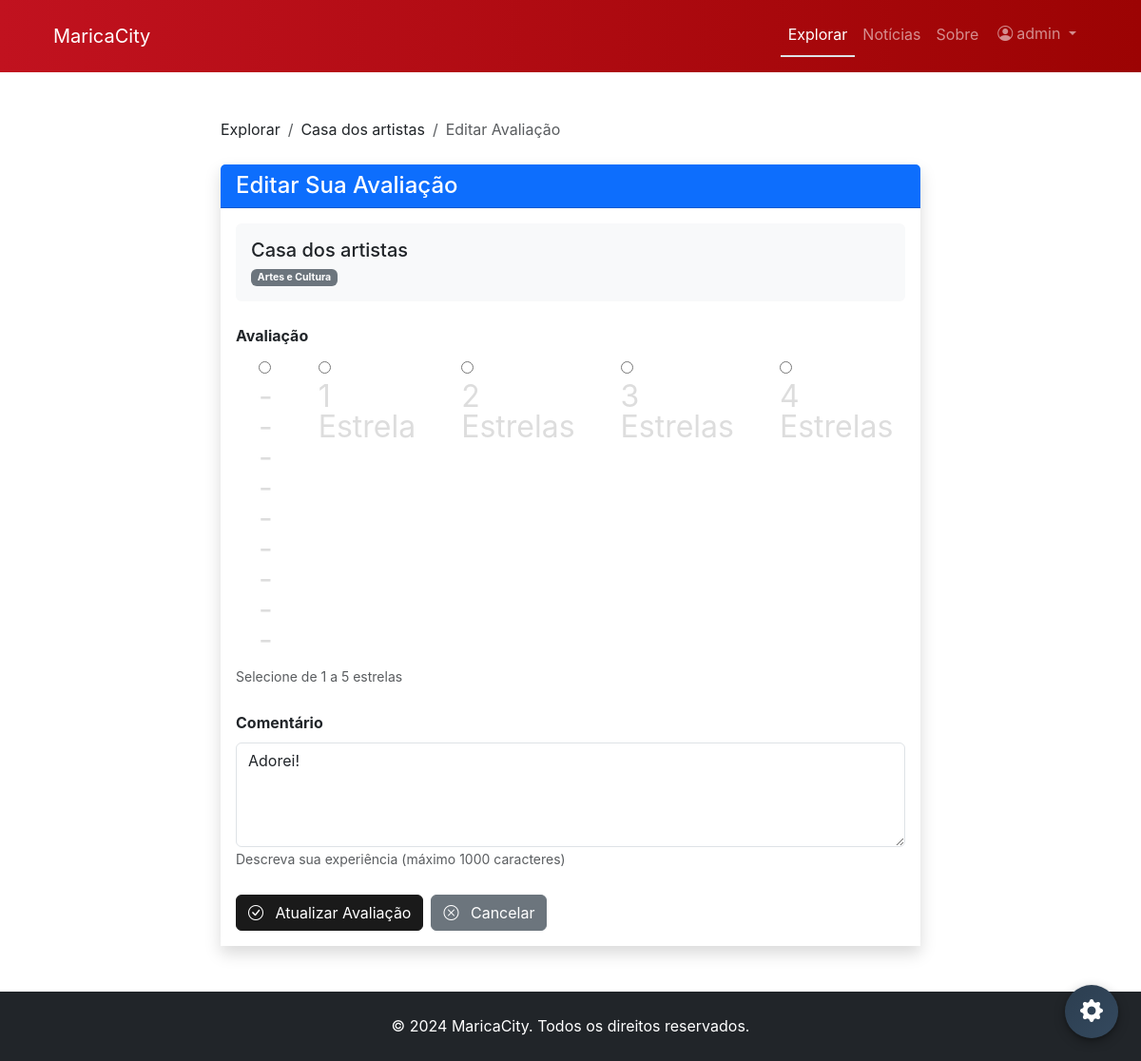
Page /explore/review/1/edit/ (signed in) on the committed database.
### apps/accounts/models.py (models this page shows, shortened)
class User(AbstractUser):
    @property
    def can_create_places(self):
        return self.is_authenticated
    @property
    def can_moderate(self):
        return self.is_staff or self.is_superuser
    class Meta:
        ordering = ["-created_at"]
        verbose_name = "Usuário"
        verbose_name_plural = "Usuários"
    bio = models.TextField(blank=True, null=True, help_text="Biografia do usuário")
    contact_phone = models.CharField(
        max_length=20, blank=True, null=True, help_text="Número de telefone de contato"
    )
    contact_email = models.EmailField(
        blank=True,
        null=True,
        help_text="E-mail de contato público (diferente do e-mail de login)",
    )
    contact_website = models.URLField(
        blank=True, null=True, help_text="Website ou URL de rede social"
    )
    created_at = models.DateTimeField(auto_now_add=True)
    updated_at = models.DateTimeField(auto_now=True)

### apps/explore/models.py (models this page shows, shortened)
class Place(models.Model):
    name = models.CharField(max_length=200, help_text="Nome do lugar")
    description = models.TextField(help_text="Descrição detalhada do lugar")
    address = models.TextField(help_text="Endereço completo do lugar")
    latitude = models.DecimalField(
        max_digits=9,
        decimal_places=6,
        null=True,
        blank=True,
        help_text="Coordenada de latitude",
    )
    longitude = models.DecimalField(
        max_digits=9,
        decimal_places=6,
        null=True,
        blank=True,
        help_text="Coordenada de longitude",
    )
    categories = models.ManyToManyField(
        Category,
        related_name="places",
        blank=True,
        help_text="Categorias às quais este lugar pertence",
    )
    created_by = models.ForeignKey(
        settings.AUTH_USER_MODEL,
        on_delete=models.CASCADE,
        related_name="places",
        help_text="Usuário que criou este lugar",
    )
    is_approved = models.BooleanField(
        default=False, help_text="Se o lugar foi aprovado pelo administrador"
    )
    is_active = models.BooleanField(
        default=True, help_text="Se o lugar está atualmente ativo"
    )
    created_at = models.DateTimeField(auto_now_add=True)
    updated_at = models.DateTimeField(auto_now=True)
    class Meta:
        ordering = ["-created_at"]
        verbose_name = "Lugar"
        verbose_name_plural = "Lugares"
        indexes = [
            models.Index(fields=["is_approved", "is_active"]),
            models.Index(fields=["-created_at"]),
        ]

class Category(models.Model):
    name = models.CharField(max_length=100, unique=True, help_text="Nome da categoria")
    slug = models.SlugField(
        max_length=100, unique=True, help_text="Identificador amigável para URL"
    )
    description = models.TextField(blank=True, help_text="Descrição da categoria")
    icon = models.CharField(
        max_length=50, blank=True, help_text="Classe do ícone ou emoji para a categoria"
    )
    is_active = models.BooleanField(
        default=True, help_text="Se a categoria está atualmente ativa"
    )
    display_order = models.IntegerField(
        default=0,
        help_text="Ordem em que a categoria aparece (números menores primeiro)",
    )
    created_at = models.DateTimeField(auto_now_add=True)
    updated_at = models.DateTimeField(auto_now=True)
    class Meta:
        ordering = ["display_order", "name"]
        verbose_name = "Categoria"
        verbose_name_plural = "Categorias"
        indexes = [
            models.Index(fields=["is_active", "display_order"]),
            models.Index(fields=["slug"]),
        ]

class PlaceReview(models.Model):
    class Meta:
        ordering = ["-created_at"]
        verbose_name = "Avaliação de Lugar"
        verbose_name_plural = "Avaliações de Lugares"
        indexes = [
            models.Index(fields=["place", "-created_at"]),
            models.Index(fields=["user", "-created_at"]),
            models.Index(fields=["rating"]),
        ]
    place = models.ForeignKey(
        Place,
        on_delete=models.CASCADE,
        related_name="reviews",
        help_text="Lugar sendo avaliado",
    )
    user = models.ForeignKey(
        settings.AUTH_USER_MODEL,
        on_delete=models.CASCADE,
        related_name="place_reviews_written",
        help_text="Usuário que escreveu a avaliação",
    )
    rating = models.IntegerField(
        choices=[
            (1, "1 Estrela"),
            (2, "2 Estrelas"),
            (3, "3 Estrelas"),
            (4, "4 Estrelas"),
            (5, "5 Estrelas"),
        ],
        help_text="Avaliação de 1 a 5 estrelas",
    )
    comment = models.TextField(
        help_text="Comentário/feedback da avaliação",
        max_length=1000,
    )
    created_at = models.DateTimeField(auto_now_add=True)
    updated_at = models.DateTimeField(auto_now=True)

### apps/explore/views.py (the view)
# urls.py: path("review/<int:pk>/edit/", views.review_edit_view, name="review_edit"),
@login_required
def review_edit_view(request, pk):
    review = get_object_or_404(PlaceReview, pk=pk)
    if review.user != request.user and not request.user.can_moderate:
        messages.error(request, "Você não tem permissão para editar esta avaliação.")
        return redirect("explore:place_detail", pk=review.place.pk)
    if request.method == "POST":
        form = PlaceReviewForm(request.POST, instance=review)
        if form.is_valid():
            form.save()
            messages.success(request, "Avaliação atualizada com sucesso!")
            return redirect("explore:place_detail", pk=review.place.pk)
    else:
        form = PlaceReviewForm(instance=review)
    context = {"form": form, "place": review.place, "review": review}
    return render(request, "explore/review_form.html", context)

### apps/explore/forms.py
class PlaceReviewForm(forms.ModelForm):
    class Meta:
        model = PlaceReview
        fields = ["rating", "comment"]
        widgets = {
            "rating": forms.RadioSelect(
                choices=[(1, "★"), (2, "★★"), (3, "★★★"), (4, "★★★★"), (5, "★★★★★")],
                attrs={"class": "star-rating-input"},
            ),
            "comment": forms.Textarea(
                attrs={
                    "class": "form-control",
                    "placeholder": "Compartilhe sua experiência neste lugar...",
                    "rows": 4,
                    "maxlength": "1000",
                }
            ),
        }
        labels = {
            "rating": "Avaliação",
            "comment": "Comentário",
        }
        help_texts = {
            "rating": "Selecione de 1 a 5 estrelas",
            "comment": "Descreva sua experiência (máximo 1000 caracteres)",
        }
    def __init__(self, *args, **kwargs):
        super().__init__(*args, **kwargs)
        self.fields["rating"].required = True
        self.fields["comment"].required = True

### apps/core/context_processors.py (called while the page is built)
def google_oauth(request):
    return {
        "GOOGLE_OAUTH_CLIENT_ID": settings.GOOGLE_OAUTH_CLIENT_ID,
    }

def admin_stats(request):
    if request.user.is_authenticated and request.user.can_moderate:
        from apps.explore.models import Place
        from apps.news.models import News
        return {
            "pending_places": Place.objects.filter(
                is_approved=False, is_active=True
            ).count(),
            "draft_news": News.objects.filter(status=News.DRAFT).count(),
        }
    return {"pending_places": 0, "draft_news": 0}

### templates/explore/review_form.html (shortened to what this page needs)
{% extends 'base.html' %}
{% load static %}
{% block extra_css %}
<link rel="stylesheet" href="{% static 'css/pages/explore.css' %}">
{% endblock %}
{% block content %}
{% include 'includes/navbar.html' with active_page='explore' navbar_class='bg-dark' navbar_style='background: linear-gradient(to right, #c1121f, #9c0303) !important;' %}
<div class="container mt-5 mb-5">
  <div class="row">
    <div class="col-12 col-lg-8 mx-auto">
      <nav aria-label="breadcrumb" class="mb-4">
        <ol class="breadcrumb">
          <li class="breadcrumb-item"><a href="{% url 'explore:explore' %}">Explorar</a></li>
          <li class="breadcrumb-item"><a href="{% url 'explore:place_detail' place.pk %}">{{ place.name }}</a></li>
          <li class="breadcrumb-item active">{% if review %}Editar Avaliação{% else %}Nova Avaliação{% endif %}</li>
        </ol>
      </nav>
      <div class="card shadow">
        <div class="card-header bg-primary text-white">
          <h2 class="h4 mb-0">{% if review %}Editar Sua Avaliação{% else %}Escrever Avaliação{% endif %}</h2>
        </div>
        <div class="card-body">
          <div class="mb-4 p-3 bg-light rounded">
            <h3 class="h5 mb-1">{{ place.name }}</h3>
            <p class="text-muted small mb-0">
              {% for category in place.categories.all %}
                <span class="badge bg-secondary me-1">{{ category.name }}</span>
              {% endfor %}
            </p>
          </div>
          <form method="post" class="needs-validation" novalidate>
            <div class="mb-4">
              <label class="form-label fw-bold">{{ form.rating.label }}</label>
              <div class="star-rating-container d-flex gap-2">
                {% for radio in form.rating %}
                  <div class="form-check form-check-inline">
                    {{ radio.tag }}
                    <label class="form-check-label star-label" for="{{ radio.id_for_label }}">
                      {{ radio.choice_label }}
                    </label>
                  </div>
                {% endfor %}
              </div>
              {% if form.rating.help_text %}
                <small class="form-text text-muted d-block mt-2">{{ form.rating.help_text }}</small>
              {% endif %}
            </div>
            <div class="mb-4">
              <label for="{{ form.comment.id_for_label }}" class="form-label fw-bold">{{ form.comment.label }}</label>
              {{ form.comment }}
              {% if form.comment.help_text %}
                <small class="form-text text-muted">{{ form.comment.help_text }}</small>
              {% endif %}
            </div>
            <div class="d-flex gap-2">
              <button type="submit" class="btn btn-primary">
                <i class="bi bi-check-circle me-2"></i>
                {% if review %}Atualizar Avaliação{% else %}Enviar Avaliação{% endif %}
              </button>
              <a href="{% url 'explore:place_detail' place.pk %}" class="btn btn-secondary">
                <i class="bi bi-x-circle me-2"></i>
                Cancelar
              </a>
            </div>
          </form>
        </div>
      </div>
    </div>
  </div>
</div>
{% endblock %}

### templates/includes/navbar.html (shortened to what this page needs)
{% load static %}
<nav class="navbar navbar-expand-lg navbar-dark {{ navbar_class|default:'' }}" {% if navbar_style %}style="{{ navbar_style }}"{% endif %}>
  <div class="container-fluid px-4">
    <a class="navbar-brand" href="{% url 'core:landing' %}">MaricaCity</a>
    <div class="collapse navbar-collapse" id="navbarNav">
      <ul class="navbar-nav ms-auto">
        <li class="nav-item">
          <a class="nav-link {% if active_page == 'explore' %}active border-bottom border-2{% endif %}" href="{% url 'explore:explore' %}">Explorar</a>
        </li>
        <li class="nav-item">
          <a class="nav-link {% if active_page == 'news' %}active border-bottom border-2{% endif %}" href="{% url 'news:news_list' %}">Notícias</a>
        </li>
        <li class="nav-item">
          <a class="nav-link {% if active_page == 'about' %}active border-bottom border-2{% endif %}" href="{% url 'core:about' %}">Sobre</a>
        </li>
        {% if user.is_authenticated %}
          <li class="nav-item dropdown">
            <button class="btn btn-link nav-link dropdown-toggle" type="button" data-bs-toggle="dropdown" aria-expanded="false">
              <i class="bi bi-person-circle me-1"></i>{{ user.username }}
            </button>
          </li>
        {% else %}
          {% include 'includes/login_dropdown.html' with btn_size=btn_size dropdown_id='navbar' %}
        {% endif %}
      </ul>
    </div>
  </div>
</nav>

### static/css/main.css (style rules this page uses)
:root { --primary-color: #1a1a1a; --secondary-color: #4a4a4a; --accent-color: #e74c3c; --bg-light: #f8f9fa; --bg-dark: #1a1a1a; --text-primary: #212529; --text-secondary: #6c757d; --text-light: #ffffff; --font-primary: -apple-system, BlinkMacSystemFont, 'Segoe UI', Roboto, 'Helvetica Neue', Arial, sans-serif; --font-heading: -apple-system, BlinkMacSystemFont, 'Segoe UI', Roboto, 'Helvetica Neue', Arial, sans-serif; --spacing-xs: 0.5rem; --spacing-sm: 1rem; --spacing-md: 2rem; --spacing-lg: 4rem; --spacing-xl: 6rem; --border-radius-sm: 0; --border-radius-md: 0; --border-radius-lg: 0; --border-radius-xl: 0; --transition-fast: 150ms ease; --transition-normal: 300ms ease; --transition-slow: 500ms ease; --shadow-sm: 0 2px 4px rgba(0, 0, 0, 0.1); --shadow-md: 0 4px 12px rgba(0, 0, 0, 0.15); --shadow-lg: 0 12px 24px rgba(0, 0, 0, 0.2); }
* { margin: 0; padding: 0; box-sizing: border-box; }
html { overflow-y: scroll; -ms-overflow-style: none; scrollbar-width: none; }
body { font-family: var(--font-primary); color: var(--text-primary); line-height: 1.6; -webkit-font-smoothing: antialiased; -moz-osx-font-smoothing: grayscale; overflow-x: hidden; }
h1, h2, h3, h4, h5, h6 { font-family: var(--font-heading); font-weight: 700; line-height: 1.2; margin-bottom: var(--spacing-sm); }
a { text-decoration: none; color: inherit; transition: all var(--transition-fast); }
a.nav-link { position: relative; transition: all var(--transition-fast); }
.btn-primary { background-color: var(--primary-color); border-color: var(--primary-color); transition: all var(--transition-normal); }
.btn { transition: all var(--transition-fast); }
.card { border: none; border-radius: var(--border-radius-md); overflow: hidden; box-shadow: var(--shadow-sm); }
.navbar-nav .btn { padding: 7px 12px !important; line-height: 1.6 !important; }
.badge { transition: all var(--transition-fast); }
.bi { transition: transform var(--transition-fast); }
html { scroll-behavior: smooth; }

### static/css/components/headers.css (style rules this page uses)
.navbar { padding: 1rem 2rem !important; }

### static/css/pages/explore.css (style rules this page uses)
.star-rating-container .star-label { cursor: pointer; font-size: 2rem; color: #ddd; transition: color 0.2s; line-height: 1; }

### rows in the picture
User: username "admin"
Place: name "Casa dos artistas"
Category: name "Artes e Cultura"
PlaceReview: comment "Adorei!"

### other values in the picture
{{ radio.choice_label }} "---------" "1 Estrela" "2 Estrelas" "3 Estrelas" "4 Estrelas"
